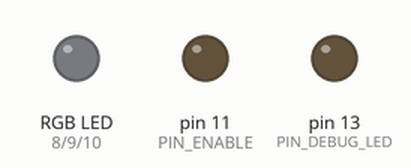
A sketch run on a simulated Arduino Uno, built with avr-gcc and run on an emulated ATmega328P. Parts: an RGB LED mixed from three pins (HIGH = lit), output pins drawn as LEDs (lit = HIGH). Dim RGB values are drawn brighter than linear.

Above: at 0.1 s.
At 0.65 s:
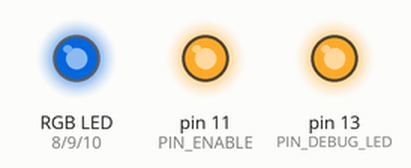
At 7.27 s:
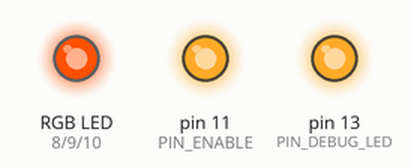
At 13.9 s:
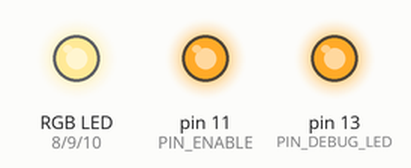
At 20.53 s:
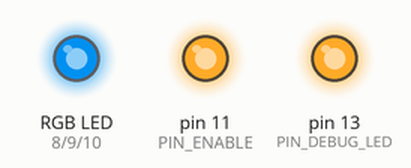
At 27.16 s:
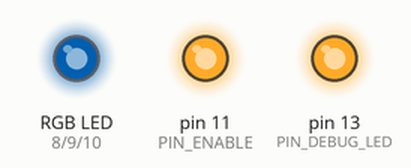
Timing chart, 0 to 27.5 s (numbered marks = the images above):
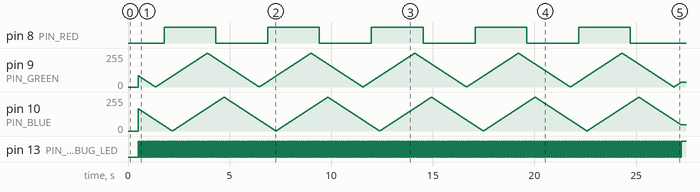

Measured:
- by itself, pin 8 (PIN_RED): alternates HIGH for 2.5 s and LOW for 2.6 s
- by itself, pin 13 (PIN_DEBUG_LED): alternates HIGH for 0.01 s and LOW for 0.01 s

The sketch:

rgb_common_anode_drivertest.ino
```cpp
#define PIN_RED 8
#define PIN_GREEN 9
#define PIN_BLUE 10
#define PIN_ENABLE 11
#define PIN_FAULT 12

#define PIN_DEBUG_LED 13

//PWM value which will be manipulated over time
//start them out of phase
uint8_t red_pwm   = 0;
uint8_t green_pwm = 86;
uint8_t blue_pwm  = 168;

uint8_t red_cycle   = 0;
uint8_t green_cycle = 0;
uint8_t blue_cycle  = 0;

enum led_cycle {
  INCREASING = 0,
  DECREASING,
};

void
pin_setup( void )
{
  pinMode( PIN_RED, OUTPUT );
  pinMode( PIN_GREEN, OUTPUT );
  pinMode( PIN_BLUE, OUTPUT );
  pinMode( PIN_ENABLE, OUTPUT );
  pinMode( PIN_FAULT, INPUT_PULLUP );
  pinMode( PIN_DEBUG_LED, OUTPUT );

  digitalWrite( PIN_RED, LOW );
  digitalWrite( PIN_GREEN, LOW );
  digitalWrite( PIN_BLUE, LOW );
  digitalWrite( PIN_ENABLE, LOW );
  digitalWrite( PIN_DEBUG_LED, LOW );

}

void
setup( void )
{
  pin_setup();

  delay(500);

  enable_driver( true );
}

void
loop( void)
{
  calculate_brightness( &red_pwm, &red_cycle );
  calculate_brightness( &blue_pwm, &blue_cycle );
  calculate_brightness( &green_pwm, &green_cycle );

  analogWrite( PIN_RED,   red_pwm );
  analogWrite( PIN_GREEN, green_pwm );
  analogWrite( PIN_BLUE,  blue_pwm );

  digitalWrite(PIN_DEBUG_LED, !digitalRead(PIN_DEBUG_LED));
  delay(10);

}

void
calculate_brightness( uint8_t *pwm_value, uint8_t *cycle_state )
{
  //generate a linear triangle
  if( *pwm_value >= 254 )
  {
    *cycle_state = 0;
  }
  else if( *pwm_value <= 0 )
  {
    *cycle_state = 1;
  }

  if( *cycle_state == 1 )
  {
    *pwm_value += 1;
  }
  else
  {
    *pwm_value -= 1;
  }
}

void
enable_driver( bool enable )
{
  digitalWrite( PIN_ENABLE, enable );
}
```
